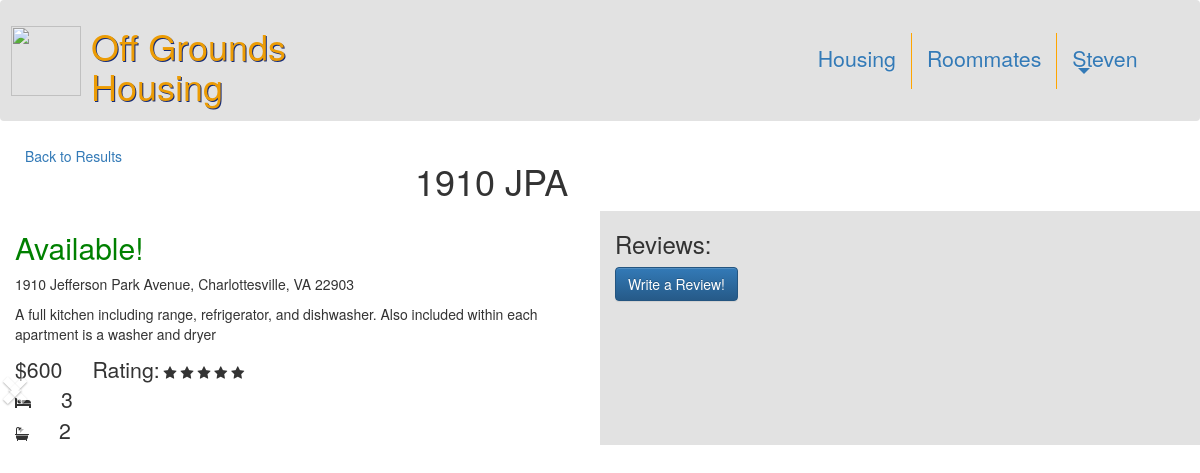
The page /housingsearch/1910 JPA/ (signed in) on the database as committed earlier.
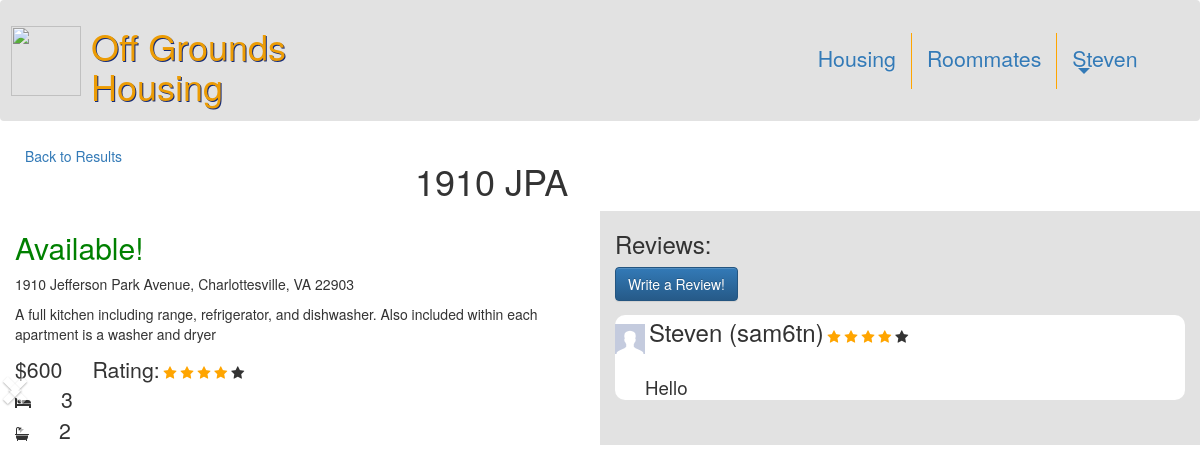
The same page on the database as committed later.
### housing/models.py (models this page shows, shortened)
class Post(models.Model):
    name = models.CharField(default='',max_length=40)
    info = models.CharField(default='',max_length=200)
    address = models.CharField(default='No Address Found',max_length=100)
    price = models.IntegerField(default=0)
    rating = models.IntegerField(default=1,validators=[MinValueValidator(1),MaxValueValidator(5)])
    image_url = models.URLField(null=True)
    baths = models.IntegerField(default=0)
    rooms = models.IntegerField(default=0)
    available = models.BooleanField(default=True)
    lat = models.FloatField(default=0.0)
    lng = models.FloatField(default=0.0)
    def save(self, *args, **kwargs):
        if not self.id:
            self.name = 'unknown'
        ctx = ssl.create_default_context(cafile=certifi.where())
        geopy.geocoders.options.default_ssl_context = ctx
        nom = Nominatim(scheme = 'http', user_agent='housing',timeout=10)
        location = nom.geocode(self.address)
        if (location):
            self.lat = location.latitude
            self.lng = location.longitude
        super().save(*args, **kwargs)
    class Meta:
        ordering = ['name']

class Review(models.Model):
    profile_pic = models.CharField(default='',max_length=400)
    reviewer_name = models.CharField(default = '', max_length=100)
    reviewer_username = models.CharField(default = '', max_length=100)
    post = models.ForeignKey(Post, on_delete=models.CASCADE)
    review_text = models.CharField(max_length=1000)
    rating = models.IntegerField(default=1,validators=[MinValueValidator(1),MaxValueValidator(5)])

### housing/views.py (the view)
# urls.py: url(r'^housingsearch/(?P<post_name>.+)/$', views.PostView.as_view(), name='post'),
class PostView(TemplateView):
    template_name = 'housing/post.html'
    model = Post
    def get(self, request, post_name):
        if request.user.is_authenticated:
            post = Post.objects.get(name=post_name)
            post_rating = 0
            count = 0
            for review in post.review_set.all():
                post_rating += review.rating
                count += 1
            if (count==0):
                post.rating = 0
            else:
                post_rating = int(round(post_rating/count))
                post.rating = post_rating
            post.save(update_fields=["rating"])
            images = post.image_set.all()
            form = ReviewForm()
            args = {'post': post, 'form':form, 'images':images}
            return render(request, self.template_name, args)
        else:
            return HttpResponseRedirect("/")
    def post(self, request, post_name):
        form = ReviewForm(request.POST)
        if form.is_valid():
            username = request.POST.get('username')
            name = request.POST.get('first_name')
            avatar = request.POST.get('avatar')
            review = form.cleaned_data['review_text']
            rate = form.cleaned_data['rating']
            p = Post.objects.get(name=post_name)
            r = Review(post=p,review_text=review,rating=rate,reviewer_name=name,reviewer_username=username,profile_pic=avatar)
            r.save()
        return HttpResponseRedirect(reverse('housing:post',args=(post_name,)))

### housing/forms.py
class ReviewForm(forms.ModelForm):
    CHOICES = (('1', '1',), ('2', '2',), ('3', '3',), ('4', '4',), ('5', '5',))
    rating = forms.ChoiceField(choices=CHOICES,widget = forms.RadioSelect(attrs={'style': 'display: inline-block'}))
    review_text = forms.CharField(widget=forms.Textarea(attrs={'cols': 120, 'rows': 3}))
    class Meta:
        model = Review
        fields = ('review_text', 'rating')

### housing/templates/housing/post.html (shortened to what this page needs)
<html>
<head>
    <link rel="stylesheet" href="https://cdnjs.cloudflare.com/ajax/libs/font-awesome/4.7.0/css/font-awesome.min.css">
    <link rel="stylesheet" href="https://maxcdn.bootstrapcdn.com/bootstrap/4.0.0-beta.3/css/bootstrap.min.css">
    <link rel="stylesheet" href="//maxcdn.bootstrapcdn.com/bootstrap/3.2.0/css/bootstrap.min.css">
    <link rel="stylesheet" href="//maxcdn.bootstrapcdn.com/bootstrap/3.2.0/css/bootstrap-theme.min.css">
</head>
<body>
    <nav class="navbar sticky-top navbar-expand-md">
            <a href="/housingsearch/"><img class="logo" src="https://cdn.freebiesupply.com/logos/large/2x/university-of-virginia-3-logo-png-transparent.png"></a>
            <h1 class="title">Off Grounds Housing</h1>
            <div class="collapse navbar-collapse justify-content-end tabs" id="collapsibleNavbar">
                <ul class="navbar-nav">
                    <li class="nav-item"> <a class="nav-link" href="/housingsearch/">Housing</a></li>
                    <li class="nav-item"><a class="nav-link" href="/roommates/">Roommates</a></li>
                    <li class="nav-item dropdown">
                        <a class="nav-link dropdown-toggle" href="#" data-toggle="dropdown" aria-haspopup="true" aria-expanded="false">{{ user.first_name }}</a>
                    </li>
                </ul>
            </div>
        </nav>
    <div class="container-fluid">
        <div class="row">
                <div class="col">
                    <li class="nav-item"> <a class="nav-link" href="/housingsearch/">Back to Results</a></li>
                </div>
                <div class="col">
                    <h1 style="position: centered;">{{ post.name }}</h1>
                </div>
                <div class="col">
                </div>
        </div>
        <div class="row">
        <div class="col">
        {% if post.available%}
            <h2 style="color:green;">Available!</h2>
        {% else %}
            <h2 style="color:red;">Not Available</h2>
        {% endif %}
        <p>{{post.address}}</p>
        <p>{{post.info}}</p>
        <span id="price">${{post.price}}</span><span id="rating">Rating:</span>
        <span class="fa fa-star {% if post.rating >= 1 %}checked{% endif %}"></span>
        <span class="fa fa-star {% if post.rating >= 2 %}checked{% endif %}"></span>
        <span class="fa fa-star {% if post.rating >= 3 %}checked{% endif %}"></span>
        <span class="fa fa-star {% if post.rating >= 4 %}checked{% endif %}"></span>
        <span class="fa fa-star {% if post.rating >= 5 %}checked{% endif %}"></span>
        <div>
        <div id="myCarousel" class="carousel slide" data-ride="carousel" style="display:inline-block;">
            <a class="left carousel-control" href="#myCarousel" data-slide="prev">
              <span class="glyphicon glyphicon-chevron-left"></span>
            </a>
            <a class="right carousel-control" href="#myCarousel" data-slide="next">
              <span class="glyphicon glyphicon-chevron-right"></span>
            </a>
            </div>
            </div>
        <div><span class="fa fa-bed"></span><span id="rooms">{{post.rooms}}</span></div>
        <div><span class="fa fa-bath"></span><span id="baths">{{post.baths}}</span></div>
        </div>
        <div class="col" style="background-color: rgba(226, 226, 226);">
        <h3>Reviews:</h3>
        <input type="button" class="btn btn-primary" onClick="showReview()" name="review" id="review" value="Write a Review!" />
        {% for review in post.review_set.all %}
            <div id="review_list">
                <img class="avatar" src='{{review.profile_pic}}'>
                <span class="reviewer_name">{{review.reviewer_name}} ({{review.reviewer_username}})</span>
                <span class="fa fa-star {% if review.rating >= 1 %}checked{% endif %} fa-sm"></span>
                <span class="fa fa-star {% if review.rating >= 2 %}checked{% endif %} fa-sm"></span>
                <span class="fa fa-star {% if review.rating >= 3 %}checked{% endif %} fa-sm"></span>
                <span class="fa fa-star {% if review.rating >= 4 %}checked{% endif %} fa-sm"></span>
                <span class="fa fa-star {% if review.rating >= 5 %}checked{% endif %} fa-sm"></span>
                <div id="review_text">{{review.review_text}}</div>
            </div>
        {% endfor %}
    </div>
    </div>
    </div>
</body>
</html>

### housing/templates/housing/post.html (style rules this page uses)
.checked { color: orange; }
#rating { font-size: 16pt; }
.tabs { font-size:16pt; margin-left: 375px; }
#price { font-size:16pt; margin-right:30px; }
.title { text-shadow: 1px 1px rgb(20, 43, 121); }
#rooms { font-size:16pt; margin-left:30px; }
#baths { font-size:16pt; margin-left:30px; }
#review_text { font-size:14pt; margin-left:30px; margin-top: 20px; }
#review_list { margin-bottom: 20px; border-radius: 10px; border: rgb(2, 2, 77); background-color: white; }
.avatar { height: 30px; width: 30px; }
.reviewer_name { font-size: 18pt; }
li { display: inline; }
.navbar { color: rgb(236, 156, 5); background-color: rgba(226, 226, 226); }
.logo { height: 70px; width: 70px; margin-right: 10px; }
.nav-item { margin-right: 10px; padding-right: 10px; }
nav li:not(:last-child) { border-right: solid 1px orange; }

Rows that differ between the two databases and show on the page:
changed Post: rating 0 → 4 (drawn)
added Review: profile_pic (placeholder picture), reviewer_name "Steven", reviewer_username "sam6tn", rating 4 (drawn), review_text "Hello"
